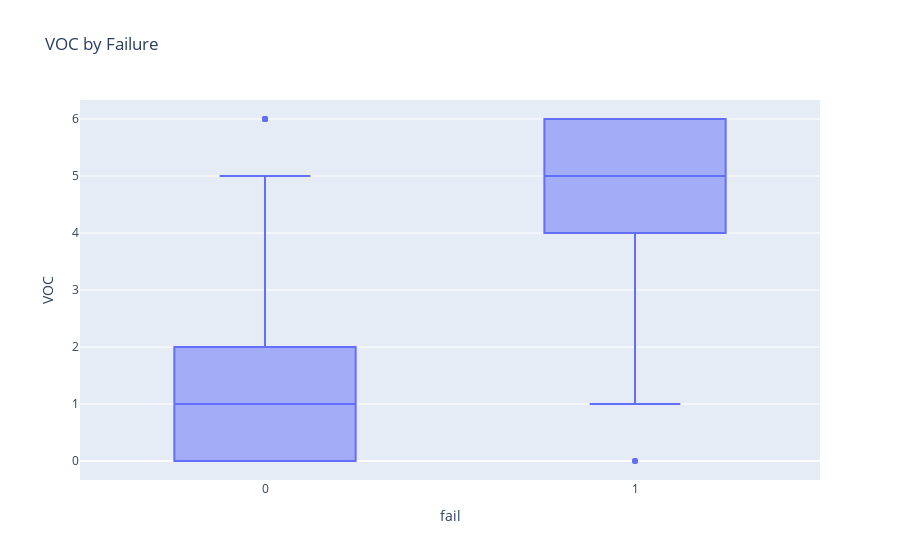
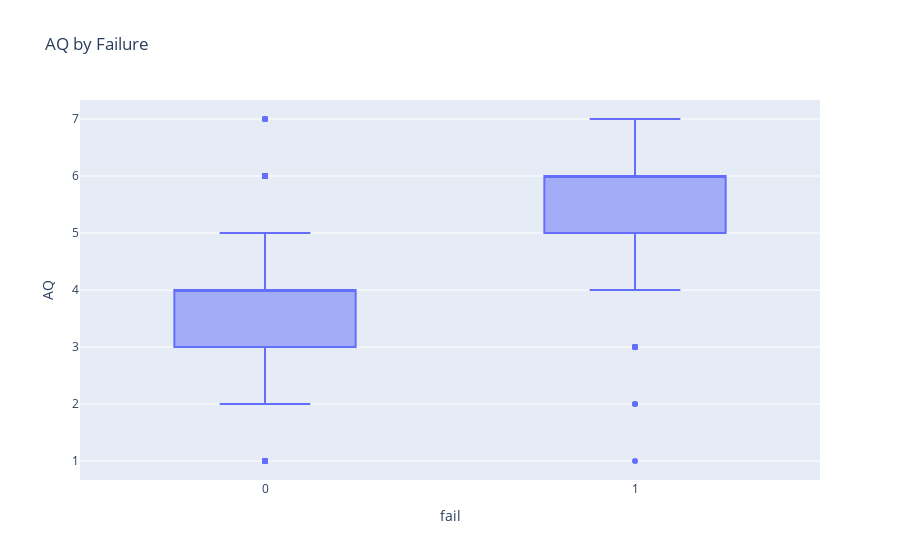
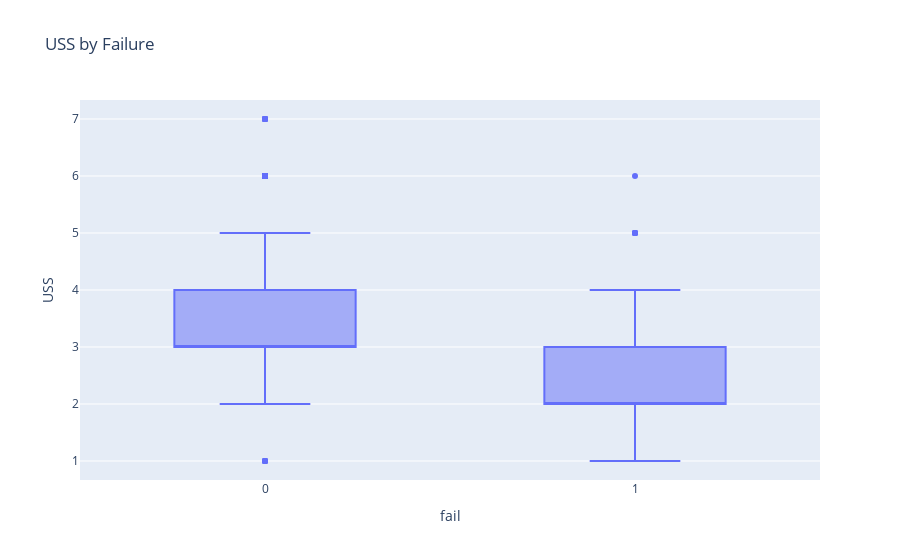

The notebook cell these images were saved under, in order:
### Markdown cell above
What do we see?
Strong correlation between VOC and fail, likely a key predicator. Also see som for the AQ, and negative for the USS. Rest is not unuseful, can correlate with each other.

### Code cell
for col in ['VOC', 'AQ', 'USS']:
    fig = px.box(df, x='fail', y=col, title=f"{col} by Failure")
    fig.show()

### Figure 1 — Plotly figure (JSON) as saved in the notebook; plotly's stock layout.template omitted (floating-point values rounded to 4 significant figures; data arrays with more than 128 entries replaced by an {"elided": "..."} marker saying what was removed)
{"data": [{"alignmentgroup": "True", "hovertemplate": "fail=%{x}<br>VOC=%{y}<extra></extra>", "legendgroup": "", "marker": {"color": "#636efa"}, "name": "", "notched": false, "offsetgroup": "", "orientation": "v", "showlegend": false, "type": "box", "x": {"elided": "755 int values"}, "x0": " ", "xaxis": "x", "y": {"elided": "755 int values"}, "y0": " ", "yaxis": "y"}], "layout": {"boxmode": "group", "legend": {"tracegroupgap": 0}, "title": {"text": "VOC by Failure"}, "xaxis": {"anchor": "y", "domain": [0, 1], "title": {"text": "fail"}}, "yaxis": {"anchor": "x", "domain": [0, 1], "title": {"text": "VOC"}}}}

### Figure 2 — Plotly figure (JSON) as saved in the notebook; plotly's stock layout.template omitted (floating-point values rounded to 4 significant figures; data arrays with more than 128 entries replaced by an {"elided": "..."} marker saying what was removed)
{"data": [{"alignmentgroup": "True", "hovertemplate": "fail=%{x}<br>AQ=%{y}<extra></extra>", "legendgroup": "", "marker": {"color": "#636efa"}, "name": "", "notched": false, "offsetgroup": "", "orientation": "v", "showlegend": false, "type": "box", "x": {"elided": "755 int values"}, "x0": " ", "xaxis": "x", "y": {"elided": "755 int values"}, "y0": " ", "yaxis": "y"}], "layout": {"boxmode": "group", "legend": {"tracegroupgap": 0}, "title": {"text": "AQ by Failure"}, "xaxis": {"anchor": "y", "domain": [0, 1], "title": {"text": "fail"}}, "yaxis": {"anchor": "x", "domain": [0, 1], "title": {"text": "AQ"}}}}

### Figure 3 — Plotly figure (JSON) as saved in the notebook; plotly's stock layout.template omitted (floating-point values rounded to 4 significant figures; data arrays with more than 128 entries replaced by an {"elided": "..."} marker saying what was removed)
{"data": [{"alignmentgroup": "True", "hovertemplate": "fail=%{x}<br>USS=%{y}<extra></extra>", "legendgroup": "", "marker": {"color": "#636efa"}, "name": "", "notched": false, "offsetgroup": "", "orientation": "v", "showlegend": false, "type": "box", "x": {"elided": "755 int values"}, "x0": " ", "xaxis": "x", "y": {"elided": "755 int values"}, "y0": " ", "yaxis": "y"}], "layout": {"boxmode": "group", "legend": {"tracegroupgap": 0}, "title": {"text": "USS by Failure"}, "xaxis": {"anchor": "y", "domain": [0, 1], "title": {"text": "fail"}}, "yaxis": {"anchor": "x", "domain": [0, 1], "title": {"text": "USS"}}}}
